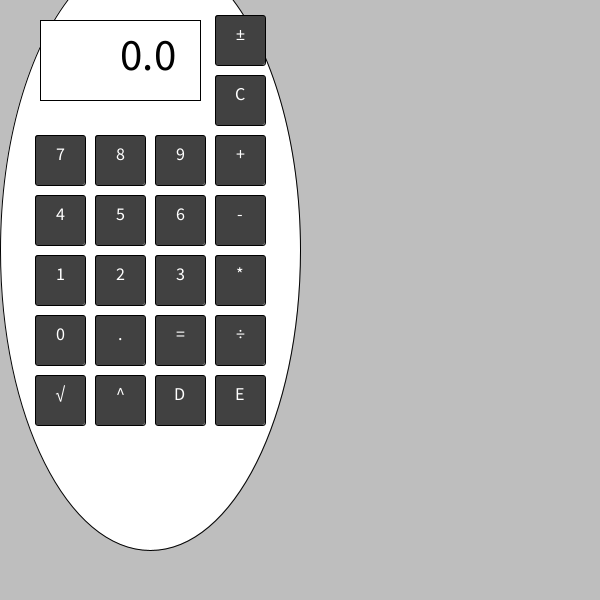
Frame 1 (no input)
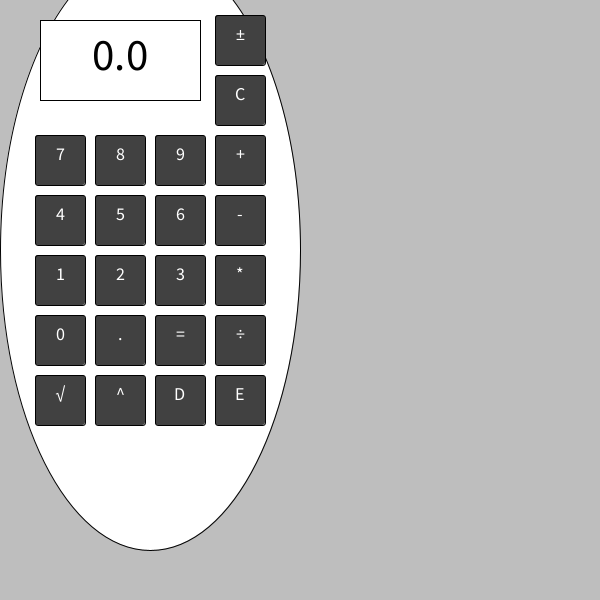
Frame 60 (the mouse pressed at the canvas centre just before this capture)
Frame 120 (the mouse held since frame 60 and released just before this capture): identical to frame 60, image omitted

The Processing sketch that drew these frames (run headless with seeded random() and noise(); from frame 60 on, the mouse is pressed at the canvas centre):

// Processing sketch: calculator
// ── calculator.pde
//Shamus Sage| 15 Sept 26
Button[] numButtons = new Button[10];
Button[] opButtons = new Button[12];
float l, r, result, realresult;
char op;
boolean left, newEntry;
String displayVal;
int p;
void setup() {
  size(600, 600);
  l = 0.0;
  r = 0.0;
  result = 0.0;
  op = ' ';
  displayVal = "0.0";
  left = true;
  numButtons[9] = new Button(180, 160, 50, 50, '9');
  numButtons[8] = new Button(120, 160, 50, 50, '8');
  numButtons[7] = new Button(60, 160, 50, 50, '7');
  numButtons[6] = new Button(180, 220, 50, 50, '6');
  numButtons[5] = new Button(120, 220, 50, 50, '5');
  numButtons[4] = new Button(60, 220, 50, 50, '4');
  numButtons[3] = new Button(180, 280, 50, 50, '3');
  numButtons[2] = new Button(120, 280, 50, 50, '2');
  numButtons[1] = new Button(60, 280, 50, 50, '1');
  numButtons[0] = new Button(60, 340, 50, 50, '0');
  opButtons[0] = new Button(120, 400, 50, 50, '^');
  opButtons[1] = new Button(240, 160, 50, 50, '+');
  opButtons[2] = new Button(240, 220, 50, 50, '-');
  opButtons[3] = new Button(240, 280, 50, 50, '*');
  opButtons[4] = new Button(240, 340, 50, 50, '÷');
  opButtons[5] = new Button(120, 340, 50, 50, '.');
  opButtons[6] = new Button(240, 100, 50, 50, 'C');
  opButtons[7] = new Button(240, 40, 50, 50, '±');
  opButtons[8] = new Button(180, 340, 50, 50, '=');
  opButtons[9] = new Button(60, 400, 50, 50, '√');
  opButtons[10] = new Button(180, 400, 50, 50, 'D');
  opButtons[11] = new Button(240, 400, 50, 50, 'E');
}

void draw() {
  background(190);
  ellipse (150, 250, 300, 600);
  drawDisplay();
  for (int i = 0; i<numButtons.length; i++) {
    textSize(18);
    numButtons[i].display();
    numButtons[i].mouseOver(mouseX, mouseY);
  }
  for (int i = 0; i<opButtons.length; i++) {
    opButtons[i].display();
    opButtons[i].mouseOver(mouseX, mouseY);
  }
}

void drawDisplay() {
  rectMode(CENTER);
  rect(120, 60, 160, 80);
  fill(1);
  textSize(45);
  text(displayVal, 120, 70);
}

void mouseReleased() {
  for (int i = 0; i < numButtons.length; i++) {
    if (numButtons[i].hover) {
      handleEvent(numButtons[i].val, true);
    }
  }
  for (int i = 0; i < opButtons.length; i++) {
    if (opButtons[i].hover) {
      handleEvent(opButtons[i].val, false);
    }
  }

  // Display Variables
  println("L: " + l);
  println("R: " + r);
  println("Result: " + result);
  println("Left: " + left);
  println("Op: " + op);
}

void performCalc() {
  if (op == '+') {
    result = l + r;
  } else if (op == '-') {
    result = l - r;
  } else if (op == '÷') {
    result = l / r;
  } else if (op == '*') {
    result = l * r;
  } else if (op == '^') {
    result = pow(l, r);

    l = result;
  }
  left = !left;
}
void keyPressed() {
  println("Key code " +keyCode);
  if (key<106 || key>96) {
    handleEvent(key, true);
  } else if (key==107) {
    handleEvent(key, false);
  } else if (key ==10) {
    handleEvent(key,false);
  }
}

void handleEvent(char val, boolean isNum  ) {
  if (isNum == true) {
    String digit = str(val);

    if (newEntry || displayVal.equals("0.0")) {
      displayVal = digit;
      newEntry = false;
    } else {
      displayVal += digit;
    }

    if (left) {
      l = float(displayVal);
    } else {
      r = float(displayVal);
    }
  } else {
    char clicked = val;
    if (clicked == '=') {
      performCalc();
    } else if (clicked == '+' || clicked == '-' ||clicked == '*' || clicked == '/' || clicked == '^') {
      op = clicked;
      left = !left;
      newEntry = true;
      displayVal = str(op);
    } else if (clicked == '±') {
      if (left == true) {
        l *= -1;
        displayVal = str(l);
      } else {
        r *= -1;
        displayVal = str(r);
      }
    } else if (clicked == 'C') {
      // reset all variables
      l = 0.0;
      r = 0.0;
      result = 0.0;
      op = ' ';
      displayVal = "0.0";
      left = true;
      newEntry = true;
    } else if (clicked == '√') {
      if (left == true) {
        l = sqrt(l);
        displayVal = str(l);
      } else {
        r = sqrt(r);
        displayVal = str(r);
      }
    } else if (clicked == '^') {
      left=!left;
    }
  }
}

// ── Button.pde
class Button {
  // Member Variables
  float x, y, w, h;
  char val;
  boolean hover;
  color c1, c2;

  Button(float x, float y, float w, float h, char val) {
    this.x = x;
    this.y = y;
    this.w = w;
    this.h = h;
    this.val = val;
    hover = false;
    c1 = color(65);
    c2 = color(155);
  }

  // Member Methods
  void display() {
    if (hover == true) {
      fill(c2);
    } else {
      fill(c1);
    }
    rectMode(CENTER);
    rect(x, y, w, h, 3);
    fill(255);
    textAlign(CENTER);
    text(val, x, y);
  }

  void mouseOver(float tempX, float tempY) {
    if (tempX > x-w/2 && tempX<x+w/2 && tempY > y-h/2 && tempY < y+h/2) {
      hover = true;
    } else {
      hover = false;
      c1 = color(65);
      c2 = color(155);
    }
  }
}
